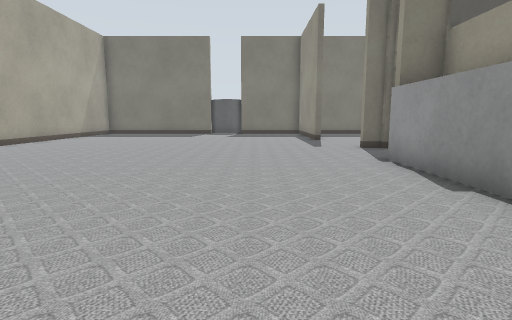
[1] (above)

24 first-person views from a walk through a Gazebo world. The camera is 0.5 m above the floor, tilts 8° down and sees 80° across. The lines on the ground mark 1 m squares. The floor is counted in squares, 0.5 m on a side. Each view is taken from the middle of a square. On the plan, view 1 faces up. The plan holds only what a view shows up to about 12 squares ahead; the rest is blank. The place goes on beyond the plan. Gazebo's built-in surfaces are drawn with simple patterns.

[2]
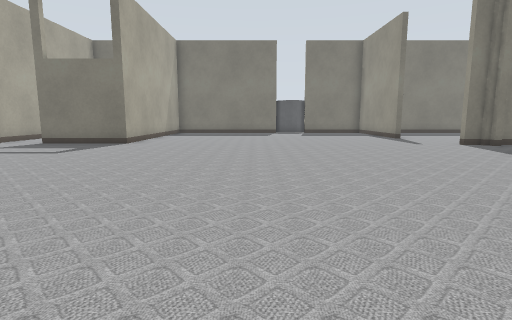

[3]
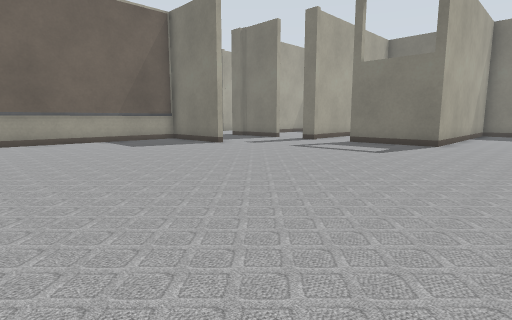

[4]
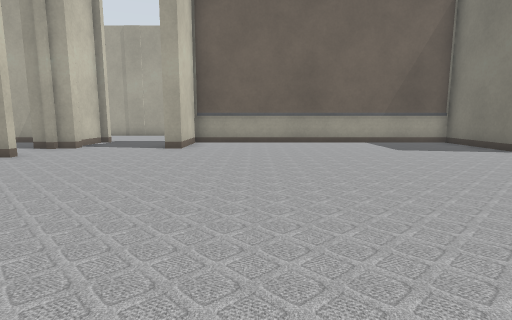

[5]
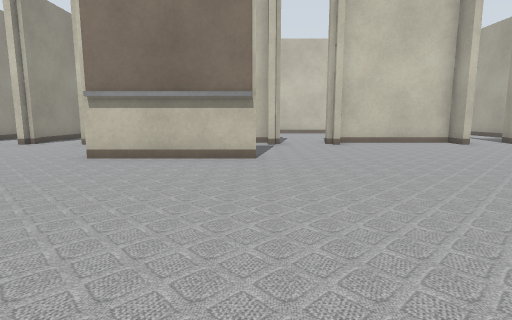

[6]
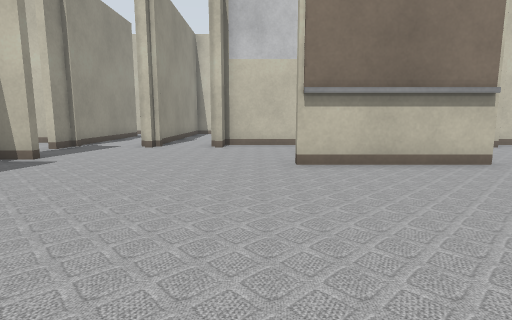

[7]
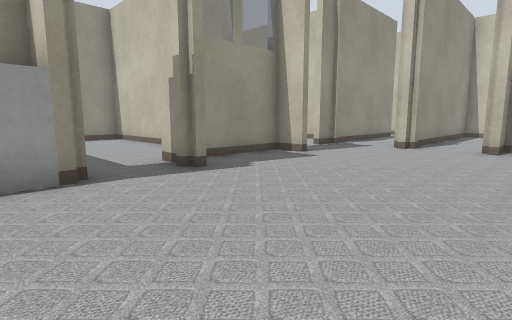

[8]
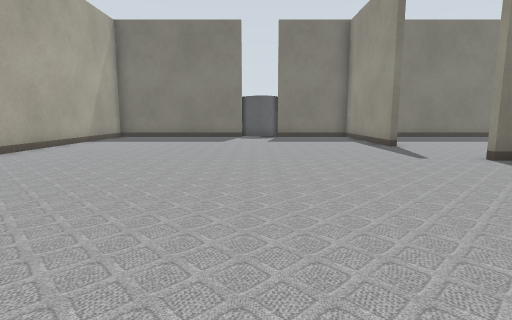

[9]
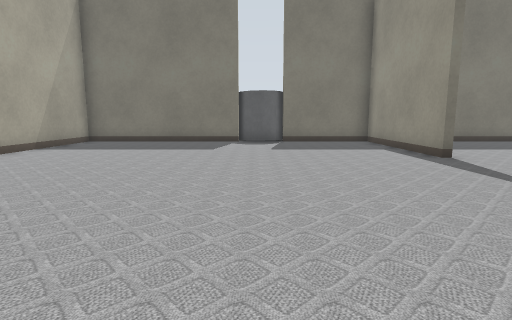

[10]
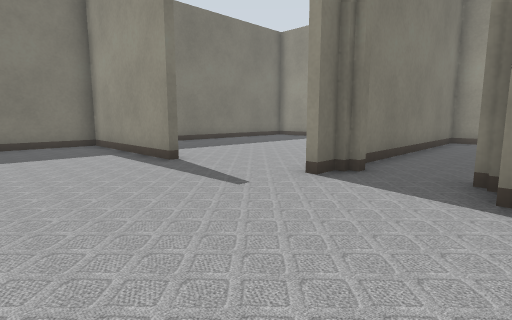

[11]
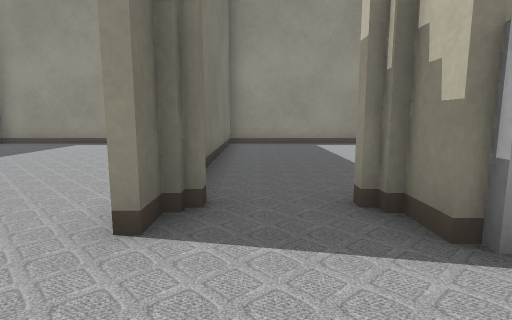

[12]
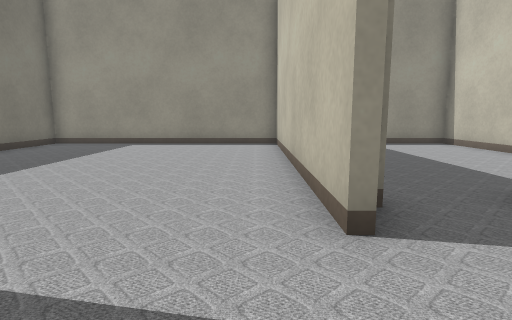

[13]
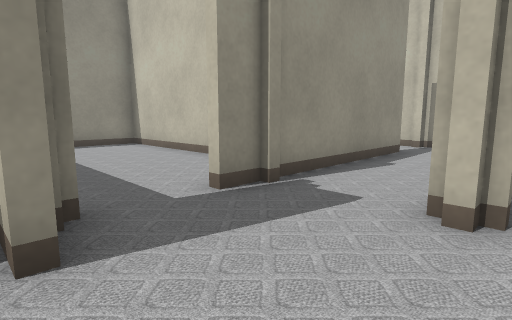

[14]
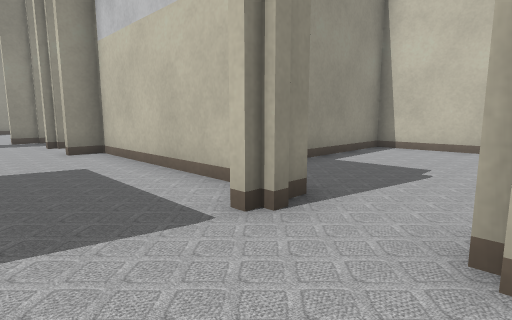

[15]
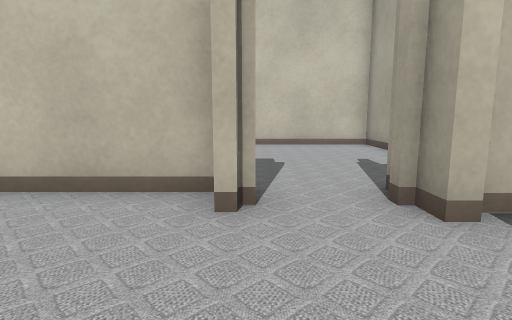

[16]
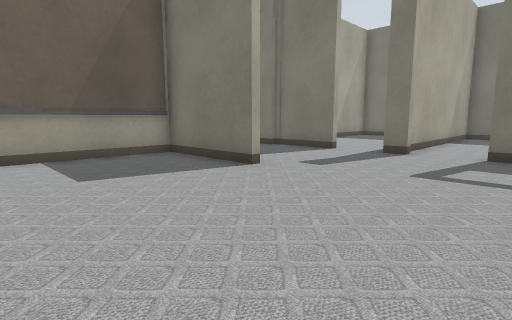

[17]
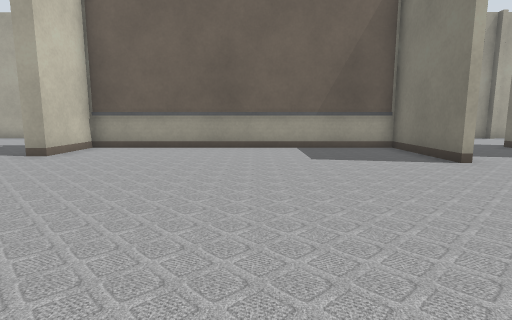

[18]
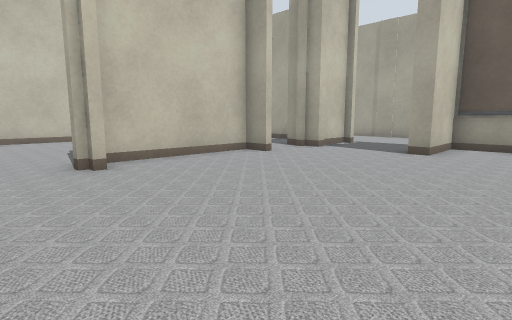

[19]
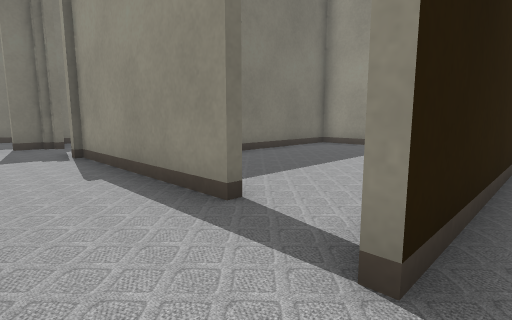

[20]
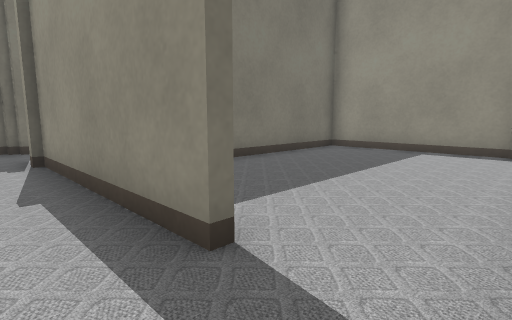

[21]
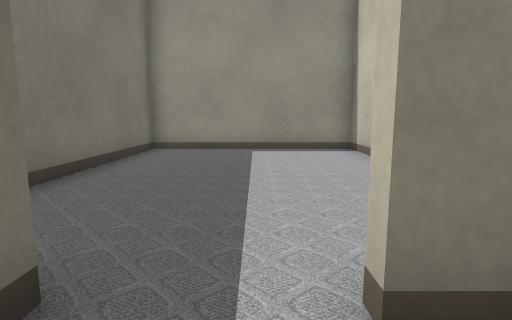

[22]
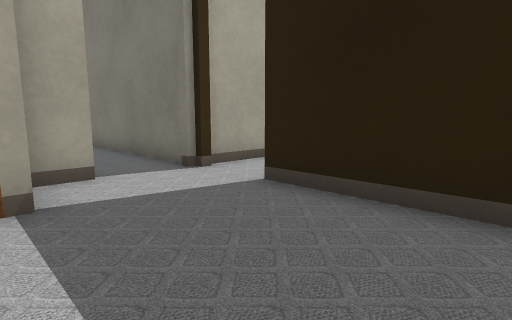

[23]
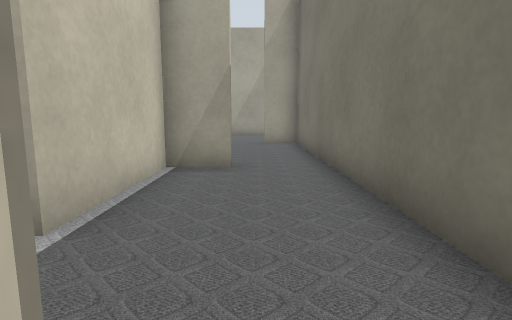

[24]
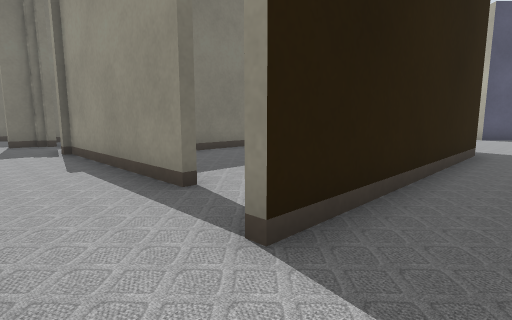

### Floor plan
Key: @ floor where view 1 was taken; # wall or solid block; x gap in a wall; . floor; = window, fence, low wall or low ledge.
Columns run from 19 left of view 1 to 16 right of it. Each row starts with its distance up from view 1.
 18           #...... ....#  .. ....#
 17      #    #...........# ........#
 16      #.   #...........#.........#
 15      #.   #...........#.........#
 14      #.   #...........#.........#
 13   .. #.   #.....................#
 12   .. #..  #.....................#
 11 ###x##.####.....................#
 10 #......................##########
  9 ................................#
  8  ......................##.......#
  7 ####..................=##.......#
  6 #   ..................=# .......#
  5 #.....................=#   .....#
  4 #.....................=#     ####
  3 #.....................=
  2 #.....................##
  1 #......................
  0 #..................@..##
 -1 #.....................##
 -2 #......................#
 -3 ###.........#####......##########
 -4   #.........#####......##.......#
 -5 ................................#
 -6 ................................#
 -7 ###........##.......##.##.......#
 -8   #.######.###########.# .......#
 -9  ....    ....       ##.##########
-10 #....    ....        #.#  ......#
-11 #....    ....#       #.# .......#
-12 #....   .....#       #.# .......#
-13 #....   .....#       #.##.......#
-14 #....   .....#       #.........##
-15 #####   ##############.#########....
-16          #..........................
-17          ...................
-18          ......#....###....
-19                ####.  #....

Positions as (right, up) in squares from view 1, and headings:
1: (0, 0), facing up
2: (-4, -1), facing up
3: (-6, -1), facing up-left
4: (-7, -1), facing left
5: (-7, 4), facing down
6: (-2, 3), facing down
7: (-2, 3), facing down-right
8: (-2, 3), facing up
9: (-2, 6), facing up
10: (-1, 7), facing up-right
11: (1, 9), facing right
12: (1, 11), facing right
13: (1, -4), facing down-right
14: (-10, -5), facing down-right
15: (-15, -4), facing down
16: (-11, 2), facing up-left
17: (-9, 2), facing left
18: (-8, -1), facing down-left
19: (2, -16), facing up-right
20: (3, -15), facing up-right
21: (3, -6), facing right
22: (7, -19), facing up-left
23: (2, -17), facing left
24: (2, -17), facing up-right
